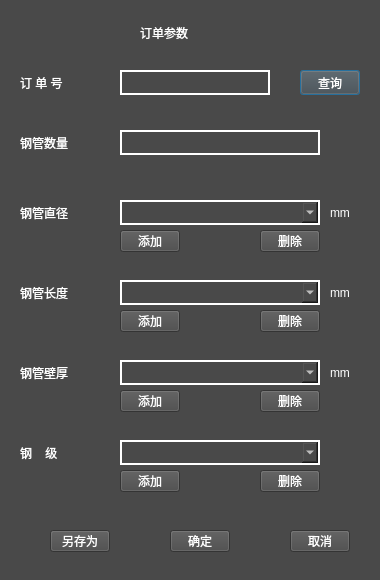
<?xml version="1.0" encoding="UTF-8"?>
<ui version="4.0">
 <class>OrderParameterClass</class>
 <widget class="QDialog" name="OrderParameterClass">
  <property name="geometry">
   <rect>
    <x>0</x>
    <y>0</y>
    <width>380</width>
    <height>580</height>
   </rect>
  </property>
  <property name="minimumSize">
   <size>
    <width>380</width>
    <height>580</height>
   </size>
  </property>
  <property name="maximumSize">
   <size>
    <width>380</width>
    <height>580</height>
   </size>
  </property>
  <property name="windowTitle">
   <string>OrderParameter</string>
  </property>
  <property name="styleSheet">
   <string notr="true">background-color: rgb(73, 73, 73);</string>
  </property>
  <widget class="QLabel" name="label">
   <property name="geometry">
    <rect>
     <x>140</x>
     <y>20</y>
     <width>95</width>
     <height>25</height>
    </rect>
   </property>
   <property name="minimumSize">
    <size>
     <width>95</width>
     <height>25</height>
    </size>
   </property>
   <property name="maximumSize">
    <size>
     <width>95</width>
     <height>25</height>
    </size>
   </property>
   <property name="styleSheet">
    <string notr="true">QLabel{
color: rgb(255, 255, 255);
font: 75 18pt &quot;新宋体&quot;;
}</string>
   </property>
   <property name="text">
    <string>订单参数</string>
   </property>
  </widget>
  <widget class="QLabel" name="label_2">
   <property name="geometry">
    <rect>
     <x>20</x>
     <y>70</y>
     <width>95</width>
     <height>25</height>
    </rect>
   </property>
   <property name="minimumSize">
    <size>
     <width>95</width>
     <height>25</height>
    </size>
   </property>
   <property name="maximumSize">
    <size>
     <width>95</width>
     <height>25</height>
    </size>
   </property>
   <property name="styleSheet">
    <string notr="true">QLabel{
color: rgb(255, 255, 255);
font: 75 16pt &quot;新宋体&quot;;
}</string>
   </property>
   <property name="text">
    <string>订 单 号</string>
   </property>
  </widget>
  <widget class="QLabel" name="label_3">
   <property name="geometry">
    <rect>
     <x>20</x>
     <y>130</y>
     <width>95</width>
     <height>25</height>
    </rect>
   </property>
   <property name="minimumSize">
    <size>
     <width>95</width>
     <height>25</height>
    </size>
   </property>
   <property name="maximumSize">
    <size>
     <width>95</width>
     <height>25</height>
    </size>
   </property>
   <property name="styleSheet">
    <string notr="true">QLabel{
color: rgb(255, 255, 255);
font: 75 16pt &quot;新宋体&quot;;
}</string>
   </property>
   <property name="text">
    <string>钢管数量</string>
   </property>
  </widget>
  <widget class="QLabel" name="label_4">
   <property name="geometry">
    <rect>
     <x>20</x>
     <y>200</y>
     <width>95</width>
     <height>25</height>
    </rect>
   </property>
   <property name="minimumSize">
    <size>
     <width>95</width>
     <height>25</height>
    </size>
   </property>
   <property name="maximumSize">
    <size>
     <width>95</width>
     <height>25</height>
    </size>
   </property>
   <property name="styleSheet">
    <string notr="true">QLabel{
color: rgb(255, 255, 255);
font: 75 16pt &quot;新宋体&quot;;
}</string>
   </property>
   <property name="text">
    <string>钢管直径</string>
   </property>
  </widget>
  <widget class="QLabel" name="label_5">
   <property name="geometry">
    <rect>
     <x>20</x>
     <y>280</y>
     <width>95</width>
     <height>25</height>
    </rect>
   </property>
   <property name="minimumSize">
    <size>
     <width>95</width>
     <height>25</height>
    </size>
   </property>
   <property name="maximumSize">
    <size>
     <width>95</width>
     <height>25</height>
    </size>
   </property>
   <property name="styleSheet">
    <string notr="true">QLabel{
color: rgb(255, 255, 255);
font: 75 16pt &quot;新宋体&quot;;
}</string>
   </property>
   <property name="text">
    <string>钢管长度</string>
   </property>
  </widget>
  <widget class="QLabel" name="label_6">
   <property name="geometry">
    <rect>
     <x>20</x>
     <y>360</y>
     <width>95</width>
     <height>25</height>
    </rect>
   </property>
   <property name="minimumSize">
    <size>
     <width>95</width>
     <height>25</height>
    </size>
   </property>
   <property name="maximumSize">
    <size>
     <width>95</width>
     <height>25</height>
    </size>
   </property>
   <property name="styleSheet">
    <string notr="true">QLabel{
color: rgb(255, 255, 255);
font: 75 16pt &quot;新宋体&quot;;
}</string>
   </property>
   <property name="text">
    <string>钢管壁厚</string>
   </property>
  </widget>
  <widget class="QLabel" name="label_7">
   <property name="geometry">
    <rect>
     <x>20</x>
     <y>440</y>
     <width>95</width>
     <height>25</height>
    </rect>
   </property>
   <property name="minimumSize">
    <size>
     <width>95</width>
     <height>25</height>
    </size>
   </property>
   <property name="maximumSize">
    <size>
     <width>95</width>
     <height>25</height>
    </size>
   </property>
   <property name="styleSheet">
    <string notr="true">QLabel{
color: rgb(255, 255, 255);
font: 75 16pt &quot;新宋体&quot;;
}</string>
   </property>
   <property name="text">
    <string>钢    级</string>
   </property>
  </widget>
  <widget class="QLineEdit" name="lineEditOrderNumber">
   <property name="geometry">
    <rect>
     <x>120</x>
     <y>70</y>
     <width>150</width>
     <height>25</height>
    </rect>
   </property>
   <property name="minimumSize">
    <size>
     <width>150</width>
     <height>25</height>
    </size>
   </property>
   <property name="maximumSize">
    <size>
     <width>150</width>
     <height>25</height>
    </size>
   </property>
   <property name="styleSheet">
    <string notr="true">QLineEdit{
color: rgb(255, 255, 255);
border: 2px solid rgb(255,255,255);
}</string>
   </property>
   <property name="text">
    <string/>
   </property>
  </widget>
  <widget class="QPushButton" name="pushButtonDemand">
   <property name="geometry">
    <rect>
     <x>300</x>
     <y>70</y>
     <width>60</width>
     <height>25</height>
    </rect>
   </property>
   <property name="minimumSize">
    <size>
     <width>60</width>
     <height>25</height>
    </size>
   </property>
   <property name="maximumSize">
    <size>
     <width>60</width>
     <height>25</height>
    </size>
   </property>
   <property name="styleSheet">
    <string notr="true">color: rgb(255, 255, 255);</string>
   </property>
   <property name="text">
    <string>查询</string>
   </property>
  </widget>
  <widget class="QLineEdit" name="lineEditSteelNumber">
   <property name="geometry">
    <rect>
     <x>120</x>
     <y>130</y>
     <width>200</width>
     <height>25</height>
    </rect>
   </property>
   <property name="minimumSize">
    <size>
     <width>200</width>
     <height>25</height>
    </size>
   </property>
   <property name="maximumSize">
    <size>
     <width>200</width>
     <height>25</height>
    </size>
   </property>
   <property name="styleSheet">
    <string notr="true">QLineEdit{
color: rgb(255, 255, 255);
border: 2px solid rgb(255,255,255);
}</string>
   </property>
   <property name="text">
    <string/>
   </property>
  </widget>
  <widget class="QPushButton" name="pushButtonDiaAdd">
   <property name="geometry">
    <rect>
     <x>120</x>
     <y>230</y>
     <width>60</width>
     <height>22</height>
    </rect>
   </property>
   <property name="minimumSize">
    <size>
     <width>60</width>
     <height>22</height>
    </size>
   </property>
   <property name="maximumSize">
    <size>
     <width>60</width>
     <height>22</height>
    </size>
   </property>
   <property name="styleSheet">
    <string notr="true">color: rgb(255, 255, 255);</string>
   </property>
   <property name="text">
    <string>添加</string>
   </property>
  </widget>
  <widget class="QPushButton" name="pushButtonDiaCut">
   <property name="geometry">
    <rect>
     <x>260</x>
     <y>230</y>
     <width>60</width>
     <height>22</height>
    </rect>
   </property>
   <property name="minimumSize">
    <size>
     <width>60</width>
     <height>22</height>
    </size>
   </property>
   <property name="maximumSize">
    <size>
     <width>60</width>
     <height>22</height>
    </size>
   </property>
   <property name="styleSheet">
    <string notr="true">color: rgb(255, 255, 255);</string>
   </property>
   <property name="text">
    <string>删除</string>
   </property>
  </widget>
  <widget class="QPushButton" name="pushButtonLengthAdd">
   <property name="geometry">
    <rect>
     <x>120</x>
     <y>310</y>
     <width>60</width>
     <height>22</height>
    </rect>
   </property>
   <property name="minimumSize">
    <size>
     <width>60</width>
     <height>22</height>
    </size>
   </property>
   <property name="maximumSize">
    <size>
     <width>60</width>
     <height>22</height>
    </size>
   </property>
   <property name="styleSheet">
    <string notr="true">color: rgb(255, 255, 255);</string>
   </property>
   <property name="text">
    <string>添加</string>
   </property>
  </widget>
  <widget class="QPushButton" name="pushButtonLengthCut">
   <property name="geometry">
    <rect>
     <x>260</x>
     <y>310</y>
     <width>60</width>
     <height>22</height>
    </rect>
   </property>
   <property name="minimumSize">
    <size>
     <width>60</width>
     <height>22</height>
    </size>
   </property>
   <property name="maximumSize">
    <size>
     <width>60</width>
     <height>22</height>
    </size>
   </property>
   <property name="styleSheet">
    <string notr="true">color: rgb(255, 255, 255);</string>
   </property>
   <property name="text">
    <string>删除</string>
   </property>
  </widget>
  <widget class="QPushButton" name="pushButtonPlyAdd">
   <property name="geometry">
    <rect>
     <x>120</x>
     <y>390</y>
     <width>60</width>
     <height>22</height>
    </rect>
   </property>
   <property name="minimumSize">
    <size>
     <width>60</width>
     <height>22</height>
    </size>
   </property>
   <property name="maximumSize">
    <size>
     <width>60</width>
     <height>22</height>
    </size>
   </property>
   <property name="styleSheet">
    <string notr="true">color: rgb(255, 255, 255);</string>
   </property>
   <property name="text">
    <string>添加</string>
   </property>
  </widget>
  <widget class="QPushButton" name="pushButtonPlyCut">
   <property name="geometry">
    <rect>
     <x>260</x>
     <y>390</y>
     <width>60</width>
     <height>22</height>
    </rect>
   </property>
   <property name="minimumSize">
    <size>
     <width>60</width>
     <height>22</height>
    </size>
   </property>
   <property name="maximumSize">
    <size>
     <width>60</width>
     <height>22</height>
    </size>
   </property>
   <property name="styleSheet">
    <string notr="true">color: rgb(255, 255, 255);</string>
   </property>
   <property name="text">
    <string>删除</string>
   </property>
  </widget>
  <widget class="QPushButton" name="pushButtonRunkCut">
   <property name="geometry">
    <rect>
     <x>260</x>
     <y>470</y>
     <width>60</width>
     <height>22</height>
    </rect>
   </property>
   <property name="minimumSize">
    <size>
     <width>60</width>
     <height>22</height>
    </size>
   </property>
   <property name="maximumSize">
    <size>
     <width>60</width>
     <height>22</height>
    </size>
   </property>
   <property name="styleSheet">
    <string notr="true">color: rgb(255, 255, 255);</string>
   </property>
   <property name="text">
    <string>删除</string>
   </property>
  </widget>
  <widget class="QPushButton" name="pushButtonRunkAdd">
   <property name="geometry">
    <rect>
     <x>120</x>
     <y>470</y>
     <width>60</width>
     <height>22</height>
    </rect>
   </property>
   <property name="minimumSize">
    <size>
     <width>60</width>
     <height>22</height>
    </size>
   </property>
   <property name="maximumSize">
    <size>
     <width>60</width>
     <height>22</height>
    </size>
   </property>
   <property name="styleSheet">
    <string notr="true">color: rgb(255, 255, 255);</string>
   </property>
   <property name="text">
    <string>添加</string>
   </property>
  </widget>
  <widget class="QComboBox" name="comboBoxSteelDia">
   <property name="geometry">
    <rect>
     <x>120</x>
     <y>200</y>
     <width>200</width>
     <height>25</height>
    </rect>
   </property>
   <property name="minimumSize">
    <size>
     <width>200</width>
     <height>25</height>
    </size>
   </property>
   <property name="maximumSize">
    <size>
     <width>200</width>
     <height>25</height>
    </size>
   </property>
   <property name="styleSheet">
    <string notr="true">QComboBox{
color: rgb(255, 255, 255);
border: 2px solid rgb(255,255,255);
}</string>
   </property>
   <property name="editable">
    <bool>true</bool>
   </property>
  </widget>
  <widget class="QComboBox" name="comboBoxSteelLength">
   <property name="geometry">
    <rect>
     <x>120</x>
     <y>280</y>
     <width>200</width>
     <height>25</height>
    </rect>
   </property>
   <property name="minimumSize">
    <size>
     <width>200</width>
     <height>25</height>
    </size>
   </property>
   <property name="maximumSize">
    <size>
     <width>200</width>
     <height>25</height>
    </size>
   </property>
   <property name="styleSheet">
    <string notr="true">QComboBox{
color: rgb(255, 255, 255);
border: 2px solid rgb(255,255,255);
}</string>
   </property>
   <property name="editable">
    <bool>true</bool>
   </property>
  </widget>
  <widget class="QComboBox" name="comboBoxSteelPly">
   <property name="geometry">
    <rect>
     <x>120</x>
     <y>360</y>
     <width>200</width>
     <height>25</height>
    </rect>
   </property>
   <property name="minimumSize">
    <size>
     <width>200</width>
     <height>25</height>
    </size>
   </property>
   <property name="maximumSize">
    <size>
     <width>200</width>
     <height>25</height>
    </size>
   </property>
   <property name="styleSheet">
    <string notr="true">QComboBox{
color: rgb(255, 255, 255);
border: 2px solid rgb(255,255,255);
}</string>
   </property>
   <property name="editable">
    <bool>true</bool>
   </property>
  </widget>
  <widget class="QComboBox" name="comboBoxSteelRank">
   <property name="geometry">
    <rect>
     <x>120</x>
     <y>440</y>
     <width>200</width>
     <height>25</height>
    </rect>
   </property>
   <property name="minimumSize">
    <size>
     <width>200</width>
     <height>25</height>
    </size>
   </property>
   <property name="maximumSize">
    <size>
     <width>200</width>
     <height>25</height>
    </size>
   </property>
   <property name="styleSheet">
    <string notr="true">QComboBox{
color: rgb(255, 255, 255);
border: 2px solid rgb(255,255,255);
}</string>
   </property>
   <property name="editable">
    <bool>true</bool>
   </property>
  </widget>
  <widget class="QPushButton" name="pushButtonSaveAs">
   <property name="geometry">
    <rect>
     <x>50</x>
     <y>530</y>
     <width>60</width>
     <height>22</height>
    </rect>
   </property>
   <property name="minimumSize">
    <size>
     <width>60</width>
     <height>22</height>
    </size>
   </property>
   <property name="maximumSize">
    <size>
     <width>60</width>
     <height>22</height>
    </size>
   </property>
   <property name="styleSheet">
    <string notr="true">color: rgb(255, 255, 255);</string>
   </property>
   <property name="text">
    <string>另存为</string>
   </property>
  </widget>
  <widget class="QPushButton" name="pushButtonYes">
   <property name="geometry">
    <rect>
     <x>170</x>
     <y>530</y>
     <width>60</width>
     <height>22</height>
    </rect>
   </property>
   <property name="minimumSize">
    <size>
     <width>60</width>
     <height>22</height>
    </size>
   </property>
   <property name="maximumSize">
    <size>
     <width>60</width>
     <height>22</height>
    </size>
   </property>
   <property name="styleSheet">
    <string notr="true">color: rgb(255, 255, 255);</string>
   </property>
   <property name="text">
    <string>确定</string>
   </property>
  </widget>
  <widget class="QPushButton" name="pushButtonNo">
   <property name="geometry">
    <rect>
     <x>290</x>
     <y>530</y>
     <width>60</width>
     <height>22</height>
    </rect>
   </property>
   <property name="minimumSize">
    <size>
     <width>60</width>
     <height>22</height>
    </size>
   </property>
   <property name="maximumSize">
    <size>
     <width>60</width>
     <height>22</height>
    </size>
   </property>
   <property name="styleSheet">
    <string notr="true">color: rgb(255, 255, 255);</string>
   </property>
   <property name="text">
    <string>取消</string>
   </property>
  </widget>
  <widget class="QLabel" name="label_9">
   <property name="geometry">
    <rect>
     <x>330</x>
     <y>360</y>
     <width>25</width>
     <height>25</height>
    </rect>
   </property>
   <property name="minimumSize">
    <size>
     <width>25</width>
     <height>25</height>
    </size>
   </property>
   <property name="maximumSize">
    <size>
     <width>25</width>
     <height>25</height>
    </size>
   </property>
   <property name="styleSheet">
    <string notr="true">QLabel{
color: rgb(255, 255, 255);
font: 75 16pt &quot;新宋体&quot;;
}</string>
   </property>
   <property name="text">
    <string>mm</string>
   </property>
  </widget>
  <widget class="QLabel" name="label_10">
   <property name="geometry">
    <rect>
     <x>330</x>
     <y>280</y>
     <width>25</width>
     <height>25</height>
    </rect>
   </property>
   <property name="minimumSize">
    <size>
     <width>25</width>
     <height>25</height>
    </size>
   </property>
   <property name="maximumSize">
    <size>
     <width>25</width>
     <height>25</height>
    </size>
   </property>
   <property name="styleSheet">
    <string notr="true">QLabel{
color: rgb(255, 255, 255);
font: 75 16pt &quot;新宋体&quot;;
}</string>
   </property>
   <property name="text">
    <string>mm</string>
   </property>
  </widget>
  <widget class="QLabel" name="label_11">
   <property name="geometry">
    <rect>
     <x>330</x>
     <y>200</y>
     <width>25</width>
     <height>25</height>
    </rect>
   </property>
   <property name="minimumSize">
    <size>
     <width>25</width>
     <height>25</height>
    </size>
   </property>
   <property name="maximumSize">
    <size>
     <width>25</width>
     <height>25</height>
    </size>
   </property>
   <property name="styleSheet">
    <string notr="true">QLabel{
color: rgb(255, 255, 255);
font: 75 16pt &quot;新宋体&quot;;
}</string>
   </property>
   <property name="text">
    <string>mm</string>
   </property>
  </widget>
 </widget>
 <layoutdefault spacing="6" margin="11"/>
 <resources>
  <include location="orderparameter.qrc"/>
 </resources>
 <connections/>
</ui>
